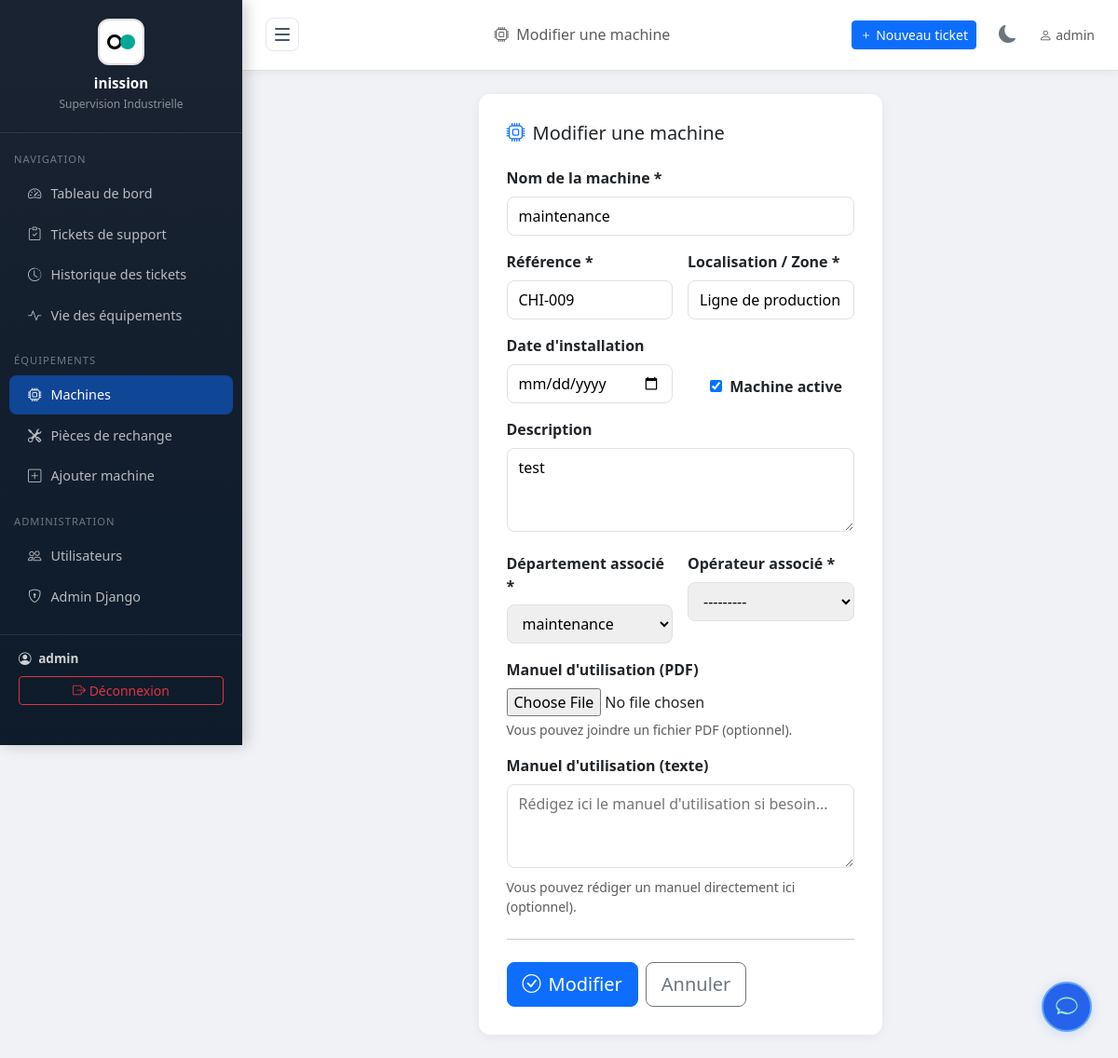
Before: /machines/3/modifier/ (signed in) with the older database file.
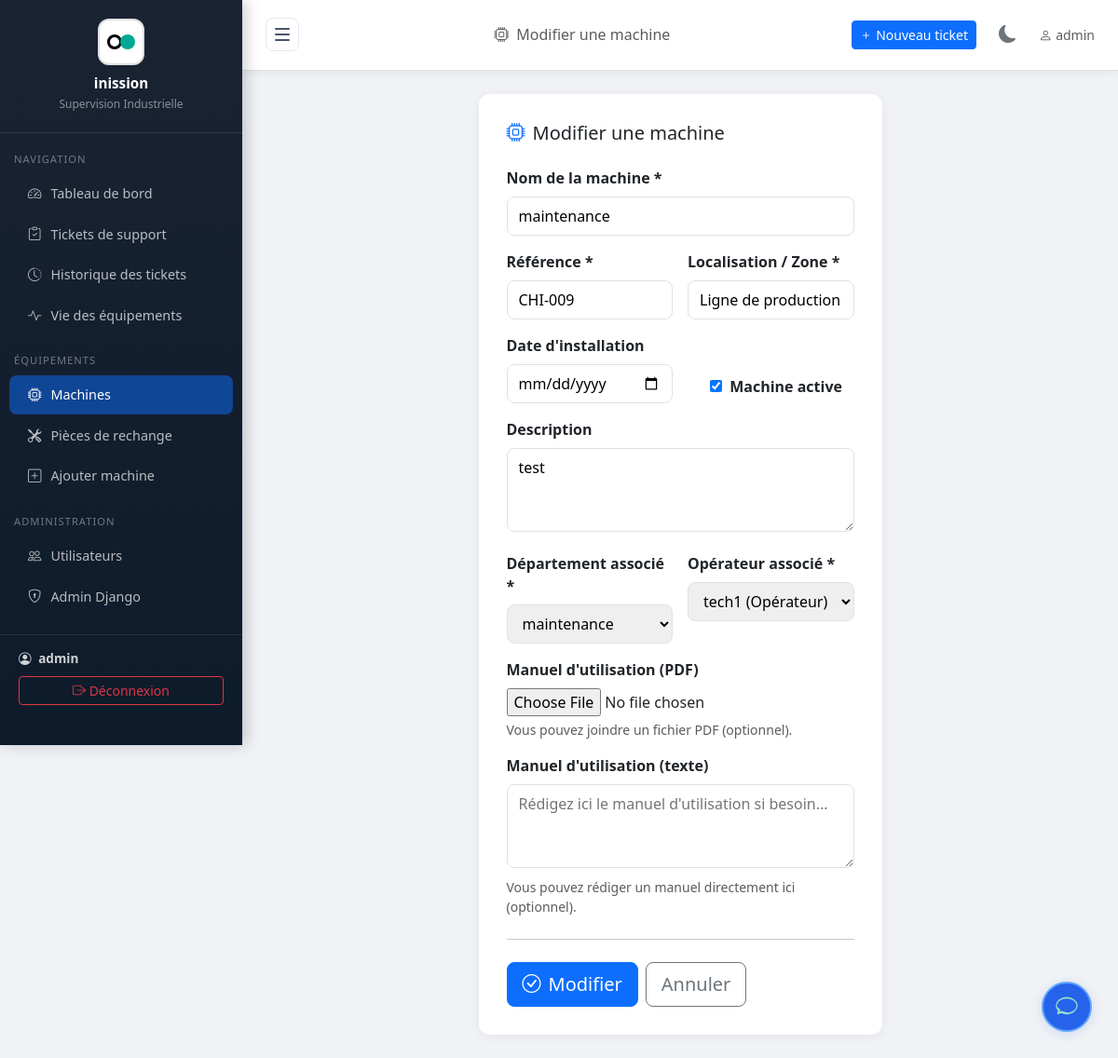
After: the same page with the newer database file.
### tickets/models.py (models this page shows, shortened)
class Machine(models.Model):
    nom = models.CharField(max_length=200, verbose_name="Nom de la machine")
    reference = models.CharField(max_length=100, unique=True, verbose_name="Référence")
    localisation = models.CharField(max_length=200, verbose_name="Localisation / Zone")
    description = models.TextField(blank=True, verbose_name="Description")
    actif = models.BooleanField(default=True, verbose_name="Active")
    date_installation = models.DateField(null=True, blank=True, verbose_name="Date d'installation")
    department = models.ForeignKey('Department', on_delete=models.SET_NULL, null=True, blank=True, verbose_name="Département associé")
    operator = models.ForeignKey('OperatorProfile', on_delete=models.SET_NULL, null=True, blank=True, verbose_name="Opérateur assigné")
    manuel_pdf = models.FileField(upload_to='machines/manuals/', blank=True, null=True, verbose_name="Manuel d'utilisation (PDF)")
    manuel_texte = models.TextField(blank=True, null=True, verbose_name="Manuel d'utilisation (texte)")
    class Meta:
        verbose_name = "Machine"
        verbose_name_plural = "Machines"
        ordering = ['nom']

### tickets/views.py (the view)
# urls.py: path('machines/<int:pk>/modifier/', views.machine_edit, name='machine_edit'),
@login_required
def machine_edit(request, pk):
    if not is_admin_or_supervisor(request.user):
        messages.error(request, "Vous n'avez pas la permission de modifier une machine.")
        return redirect('dashboard')
    machine = get_object_or_404(Machine, pk=pk)
    if request.method == 'POST':
        form = MachineForm(request.POST, request.FILES, instance=machine)
        if form.is_valid():
            form.save()
            messages.success(request, f"Machine '{machine.nom}' mise à jour.")
            return redirect('machine_list')
    else:
        form = MachineForm(instance=machine)
    return render(request, 'tickets/machine_form.html', {'form': form, 'machine': machine, 'action': 'Modifier'})

### tickets/models.py (called while the page is built)
    def __str__(self):
        return self.nom

    def __str__(self):
        return f"{self.user.username} ({self.get_role_display()}) - {self.department or 'Sans département'}"

### tickets/templatetags/permissions.py (called while the page is built)
@register.filter
def is_admin_or_supervisor(user):
    if user.is_superuser or user.is_staff:
        return True
    profile = getattr(user, 'operatorprofile', None)
    return profile and profile.role == 'superviseur'

### tickets/views.py (called while the page is built)
def is_admin_or_supervisor(user):
    if user.is_superuser or user.is_staff:
        return True
    profile = getattr(user, 'operatorprofile', None)
    return profile and profile.role == 'superviseur'

### tickets/templates/tickets/machine_form.html (shortened to what this page needs)
{% extends 'tickets/base.html' %}
{% block page_title %}<i class="bi bi-cpu me-2"></i>{{ action }} une machine{% endblock %}
{% block content %}
<div class="row justify-content-center">
    <div class="col-lg-6">
        <div class="form-card">
            <h5 class="mb-4"><i class="bi bi-cpu me-2 text-primary"></i>{{ action }} une machine</h5>
            <form method="post" enctype="multipart/form-data">
                <div class="row g-3">
                    <div class="col-12">
                        <label class="form-label fw-bold">Nom de la machine *</label>
                        {{ form.nom }}
                    </div>
                    <div class="col-md-6">
                        <label class="form-label fw-bold">Référence *</label>
                        {{ form.reference }}
                    </div>
                    <div class="col-md-6">
                        <label class="form-label fw-bold">Localisation / Zone *</label>
                        {{ form.localisation }}
                    </div>
                    <div class="col-md-6">
                        <label class="form-label fw-bold">Date d'installation</label>
                        {{ form.date_installation }}
                    </div>
                    <div class="col-md-6 d-flex align-items-end pb-1">
                        <div class="form-check">
                            {{ form.actif }}
                            <label class="form-check-label fw-bold ms-1">Machine active</label>
                        </div>
                    </div>
                    <div class="col-12">
                        <label class="form-label fw-bold">Description</label>
                        {{ form.description }}
                    </div>
                        <div class="col-md-6">
                            <label class="form-label fw-bold">Département associé *</label>
                            {{ form.department }}
                        </div>
                        <div class="col-md-6">
                            <label class="form-label fw-bold">Opérateur associé *</label>
                            {{ form.operator }}
                        </div>
                    <div class="col-12">
                        <label class="form-label fw-bold">Manuel d'utilisation (PDF)</label>
                        {{ form.manuel_pdf }}
                        <div class="form-text">Vous pouvez joindre un fichier PDF (optionnel).</div>
                    </div>
                    <div class="col-12">
                        <label class="form-label fw-bold">Manuel d'utilisation (texte)</label>
                        {{ form.manuel_texte }}
                        <div class="form-text">Vous pouvez rédiger un manuel directement ici (optionnel).</div>
                    </div>
                </div>
                <hr class="my-4">
                <div class="d-flex gap-2">
                    <button type="submit" class="btn btn-primary btn-lg">
                        <i class="bi bi-check-circle me-2"></i>{{ action }}
                    </button>
                    <a href="{% url 'machine_list' %}" class="btn btn-outline-secondary btn-lg">Annuler</a>
                </div>
            </form>
        </div>
    </div>
</div>
{% endblock %}

Changed rows visible on the page:
changed Machine "maintenance": operator "---------" → "tech1 (Opérateur) - maintenance"
